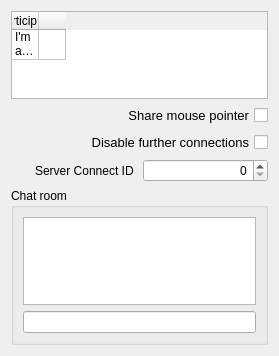
<?xml version="1.0" encoding="UTF-8"?>
<ui version="4.0">
 <class>pqCollaborationPanel</class>
 <widget class="QWidget" name="pqCollaborationPanel">
  <property name="geometry">
   <rect>
    <x>0</x>
    <y>0</y>
    <width>279</width>
    <height>356</height>
   </rect>
  </property>
  <property name="windowTitle">
   <string>Form</string>
  </property>
  <layout class="QVBoxLayout" name="verticalLayout_3">
   <item>
    <layout class="QVBoxLayout" name="verticalLayout_2">
     <item>
      <widget class="QTableWidget" name="members">
       <property name="sizePolicy">
        <sizepolicy hsizetype="Expanding" vsizetype="Expanding">
         <horstretch>0</horstretch>
         <verstretch>0</verstretch>
        </sizepolicy>
       </property>
       <property name="layoutDirection">
        <enum>Qt::LeftToRight</enum>
       </property>
       <property name="alternatingRowColors">
        <bool>true</bool>
       </property>
       <property name="selectionMode">
        <enum>QAbstractItemView::NoSelection</enum>
       </property>
       <property name="selectionBehavior">
        <enum>QAbstractItemView::SelectRows</enum>
       </property>
       <property name="cornerButtonEnabled">
        <bool>false</bool>
       </property>
       <property name="rowCount">
        <number>1</number>
       </property>
       <property name="columnCount">
        <number>2</number>
       </property>
       <attribute name="horizontalHeaderVisible">
        <bool>true</bool>
       </attribute>
       <attribute name="horizontalHeaderCascadingSectionResizes">
        <bool>false</bool>
       </attribute>
       <attribute name="horizontalHeaderDefaultSectionSize">
        <number>17</number>
       </attribute>
       <attribute name="horizontalHeaderHighlightSections">
        <bool>false</bool>
       </attribute>
       <attribute name="horizontalHeaderMinimumSectionSize">
        <number>27</number>
       </attribute>
       <attribute name="horizontalHeaderStretchLastSection">
        <bool>false</bool>
       </attribute>
       <attribute name="verticalHeaderVisible">
        <bool>false</bool>
       </attribute>
       <attribute name="verticalHeaderCascadingSectionResizes">
        <bool>false</bool>
       </attribute>
       <attribute name="verticalHeaderHighlightSections">
        <bool>false</bool>
       </attribute>
       <row>
        <property name="text">
         <string>1</string>
        </property>
       </row>
       <column>
        <property name="text">
         <string>Participant</string>
        </property>
        <property name="toolTip">
         <string/>
        </property>
        <property name="textAlignment">
         <set>AlignHCenter|AlignVCenter|AlignCenter</set>
        </property>
       </column>
       <column>
        <property name="text">
         <string/>
        </property>
        <property name="font">
         <font>
          <kerning>true</kerning>
         </font>
        </property>
        <property name="textAlignment">
         <set>AlignHCenter|AlignVCenter|AlignCenter</set>
        </property>
        <property name="icon">
         <iconset resource="../pqComponents.qrc">
          <normaloff>:/pqWidgets/Icons/pqEyeballClosed.png</normaloff>:/pqWidgets/Icons/pqEyeballClosed.png</iconset>
        </property>
       </column>
       <item row="0" column="0">
        <property name="text">
         <string>I'm alone</string>
        </property>
        <property name="flags">
         <set>ItemIsEnabled</set>
        </property>
       </item>
      </widget>
     </item>
     <item>
      <widget class="QCheckBox" name="shareMousePointer">
       <property name="font">
        <font>
         <pointsize>10</pointsize>
        </font>
       </property>
       <property name="layoutDirection">
        <enum>Qt::RightToLeft</enum>
       </property>
       <property name="text">
        <string>Share mouse pointer</string>
       </property>
      </widget>
     </item>
     <item>
      <widget class="QWidget" name="masterControl" native="true">
       <layout class="QVBoxLayout" name="verticalLayout_4">
        <property name="leftMargin">
         <number>0</number>
        </property>
        <property name="topMargin">
         <number>0</number>
        </property>
        <property name="rightMargin">
         <number>0</number>
        </property>
        <property name="bottomMargin">
         <number>0</number>
        </property>
        <item>
         <widget class="QCheckBox" name="disableFurtherConnections">
          <property name="font">
           <font>
            <pointsize>10</pointsize>
           </font>
          </property>
          <property name="layoutDirection">
           <enum>Qt::RightToLeft</enum>
          </property>
          <property name="text">
           <string>Disable further connections</string>
          </property>
         </widget>
        </item>
        <item>
         <layout class="QHBoxLayout" name="horizontalLayout_2">
          <item>
           <widget class="QLabel" name="connectIdLabel">
            <property name="layoutDirection">
             <enum>Qt::RightToLeft</enum>
            </property>
            <property name="text">
             <string>Server Connect ID </string>
            </property>
            <property name="alignment">
             <set>Qt::AlignRight|Qt::AlignTrailing|Qt::AlignVCenter</set>
            </property>
           </widget>
          </item>
          <item>
           <widget class="QSpinBox" name="connectId">
            <property name="layoutDirection">
             <enum>Qt::LeftToRight</enum>
            </property>
            <property name="alignment">
             <set>Qt::AlignRight|Qt::AlignTrailing|Qt::AlignVCenter</set>
            </property>
           </widget>
          </item>
         </layout>
        </item>
       </layout>
      </widget>
     </item>
     <item>
      <widget class="QGroupBox" name="groupBox">
       <property name="sizePolicy">
        <sizepolicy hsizetype="Expanding" vsizetype="Expanding">
         <horstretch>0</horstretch>
         <verstretch>0</verstretch>
        </sizepolicy>
       </property>
       <property name="title">
        <string>Chat room</string>
       </property>
       <layout class="QVBoxLayout" name="verticalLayout">
        <item>
         <widget class="QTextBrowser" name="content"/>
        </item>
        <item>
         <widget class="QLineEdit" name="message"/>
        </item>
       </layout>
      </widget>
     </item>
    </layout>
   </item>
  </layout>
 </widget>
 <resources>
  <include location="../pqComponents.qrc"/>
 </resources>
 <connections/>
</ui>
